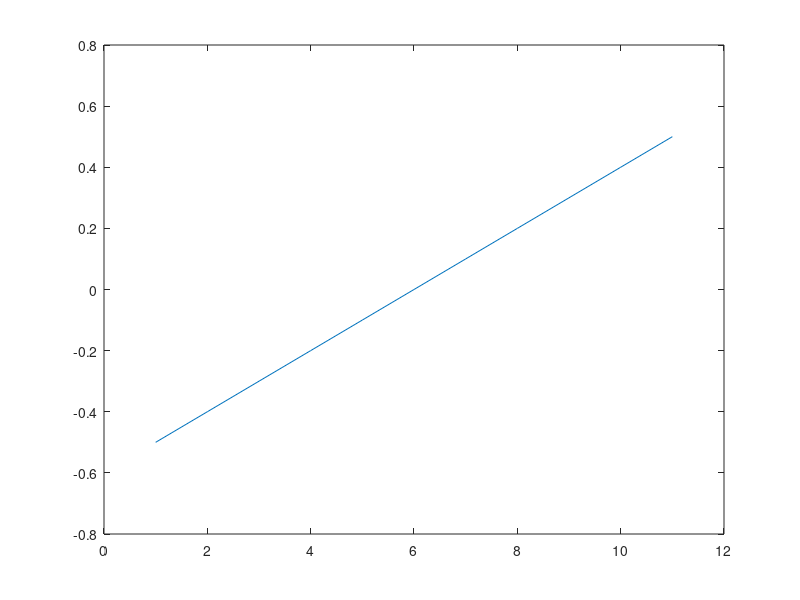

Source code (MATLAB):
clear
% y = ax^2 + bx + c
x = -0.5:0.1:0.5;
figure(1), plot(x);
% A = [x.^2 x ones(size(x))];
% a = A\y;
% 
% figure(2), plot(x,y, 'go', x, A*a, 'r')